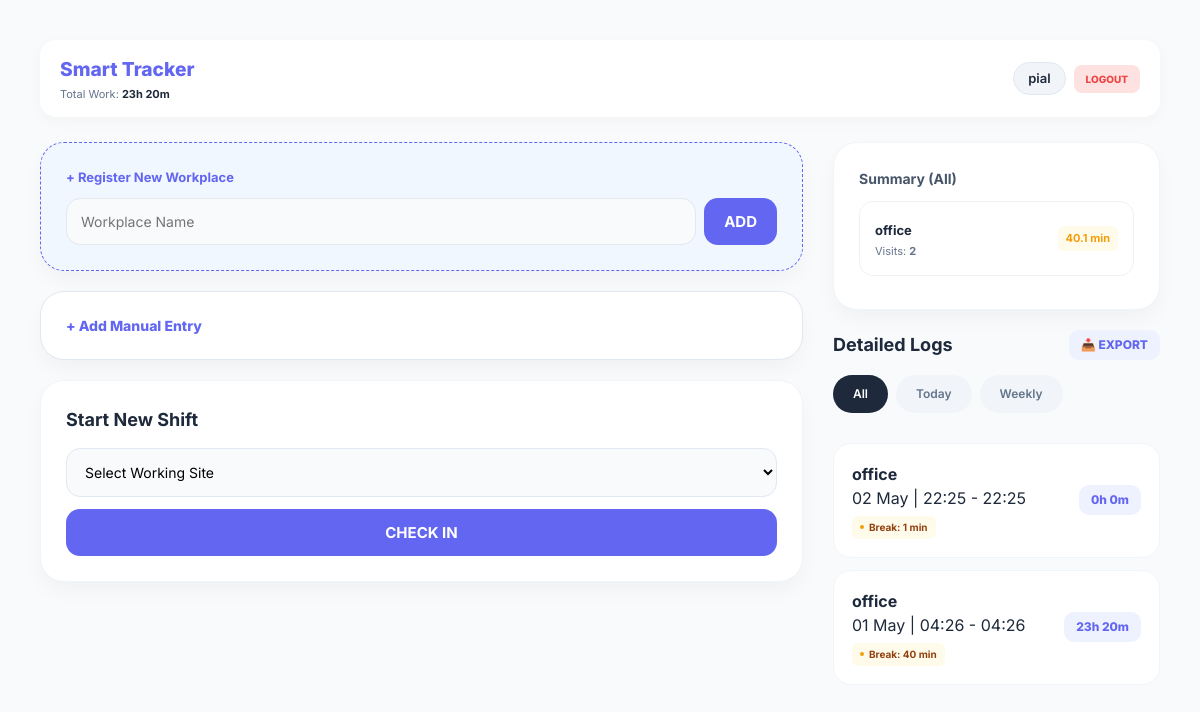
Page / (signed in) on the earlier database version.
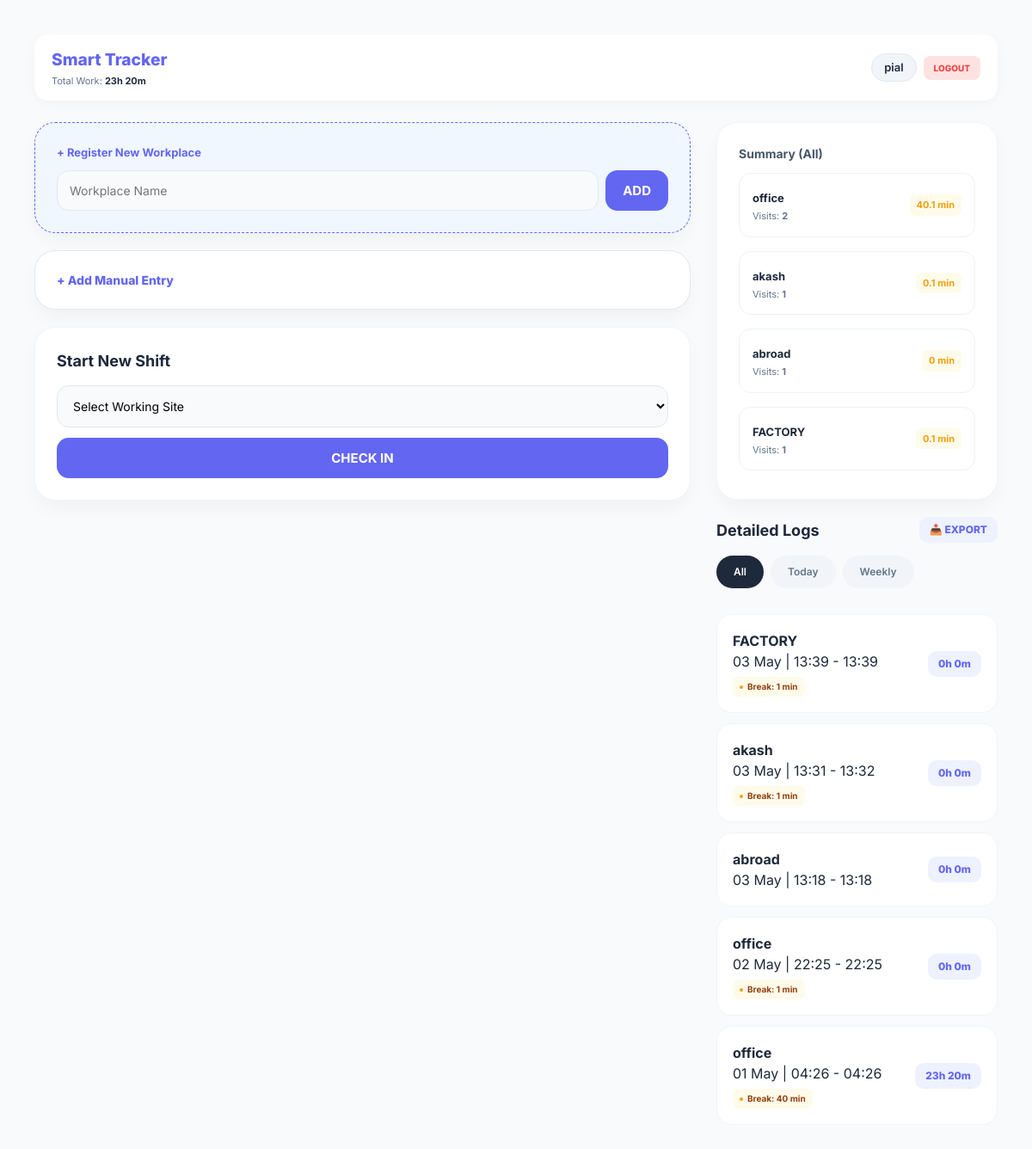
Same page on the later database version.
### tracker/models.py (models this page shows, shortened)
class Attendance(models.Model):
    user = models.ForeignKey(User, on_delete=models.CASCADE)
    site = models.ForeignKey(Site, on_delete=models.CASCADE)
    check_in = models.DateTimeField(default=timezone.now)
    check_out = models.DateTimeField(null=True, blank=True)
    break_start = models.DateTimeField(null=True, blank=True)
    total_break_seconds = models.IntegerField(default=0)
    def get_duration(self):
        if self.check_in and self.check_out:
            total_seconds = int((self.check_out - self.check_in).total_seconds())
            active_seconds = total_seconds - self.total_break_seconds
            if active_seconds < 0:
                active_seconds = 0
            hours = active_seconds // 3600
            minutes = (active_seconds % 3600) // 60
            return f"{hours}h {minutes}m"
        return "N/A"
    def get_break_minutes(self):
        if self.total_break_seconds > 0:
            minutes = self.total_break_seconds // 60
            if minutes == 0 and self.total_break_seconds > 0:
                return "1"
            return f"{minutes}"
        return "0"

class Site(models.Model):
    user = models.ForeignKey(User, on_delete=models.CASCADE)
    name = models.CharField(max_length=200)

### tracker/views.py (the view, shortened to what this page needs)
# urls.py: path('', views.dashboard, name='dashboard'),
@login_required
def dashboard(request):
    active_attendance = Attendance.objects.filter(user=request.user, check_out__isnull=True).first()
    sites = Site.objects.filter(user=request.user)
    filter_type = request.GET.get('range', 'all')
    now = timezone.localtime(timezone.now())
    today_date = now.date()
    query = Q(user=request.user, check_out__isnull=False)
    if filter_type == 'today':
        query &= Q(check_in__date=today_date)
    elif filter_type == 'weekly':
        query &= Q(check_in__date__gte=today_date - timedelta(days=7))
    elif filter_type == 'monthly':
        query &= Q(check_in__date__gte=today_date - timedelta(days=30))
    elif filter_type == 'yearly':
        query &= Q(check_in__date__gte=today_date - timedelta(days=365))
    history = Attendance.objects.filter(query).order_by('-check_in')
    site_segments_raw = Attendance.objects.filter(query).values('site__name').annotate(
        total_count=Count('id'),
        total_break_sec=Sum('total_break_seconds')
    ).order_by('-total_count')
    site_segments = []
    for segment in site_segments_raw:
        break_sec = segment['total_break_sec'] or 0
        segment['total_break_min'] = round(break_sec / 60, 1)
        site_segments.append(segment)
    total_active_seconds = 0
    for item in history:
        if item.check_in and item.check_out:
            duration = (item.check_out - item.check_in).total_seconds()
            net_seconds = duration - item.total_break_seconds
            if net_seconds > 0:
                total_active_seconds += net_seconds
    total_hours = int(total_active_seconds // 3600)
    total_minutes = int((total_active_seconds % 3600) // 60)
    summary_text = f"{total_hours}h {total_minutes}m"
    context = {
        'active_record': active_attendance,
        'sites': sites,
        'history': history,
        'site_segments': site_segments,
        'summary_text': summary_text,
        'current_filter': filter_type,
    }
    return render(request, 'tracker/dashboard.html', context)

### tracker/templates/tracker/dashboard.html (shortened to what the changed rows need)
{% load static %}
{% load tz %}
<!DOCTYPE html>
<html lang="en">
<head>
    <link rel="stylesheet" href="{% static 'tracker/css/style.css' %}">
</head>
<body>
<div class="mobile-container">
    <header class="app-header">
        <div>
            <h2 class="brand-title">Smart Tracker</h2>
        </div>
    </header>
    <div class="dashboard-wrapper">
        <div class="right-panel">
            <div class="main-card summary-card">
                <div style="display: flex; flex-direction: column; gap: 8px;">
                    {% for segment in site_segments %}
                    <div class="segment-item">
                        <div>
                            <strong style="color: #1e293b; font-size: 13px;">{{ segment.site__name }}</strong>
                            <p class="summary-sub">Visits: <b>{{ segment.total_count }}</b></p>
                        </div>
                        <span style="font-size: 11px; font-weight: 700; color: #f59e0b; background: #fffbeb; padding: 4px 8px; border-radius: 6px;">
                            {{ segment.total_break_min|default:0 }} min
                        </span>
                    </div>
                    {% empty %}
                    <p style="font-size: 12px; color: #94a3b8; text-align: center;">No summary available.</p>
                    {% endfor %}
                </div>
            </div>
            <div class="history-section">
                {% timezone "Asia/Dhaka" %}
                    {% for item in history %}
                    <div class="history-card">
                        <div class="history-info">
                            <h4>{{ item.site.name }}</h4>
                            <p>{{ item.check_in|date:"d M" }} | {{ item.check_in|time:"H:i" }} - {{ item.check_out|time:"H:i" }}</p>
                            {% if item.total_break_seconds > 0 %}
                            <div style="display: flex; align-items: center; gap: 5px; margin-top: 6px; background: #fffbeb; padding: 4px 8px; border-radius: 6px; width: fit-content;">
                                <span style="width: 4px; height: 4px; background: #f59e0b; border-radius: 50%;"></span>
                                <span style="font-size: 10px; color: #92400e; font-weight: 700;">Break: {{ item.get_break_minutes }} min</span>
                            </div>
                            {% endif %}
                        </div>
                        <div class="duration-tag">{{ item.get_duration }}</div>
                    </div>
                    {% empty %}
                    <p style="text-align: center; color: #94a3b8; font-size: 13px;">No records found.</p>
                    {% endfor %}
                {% endtimezone %}
            </div>
        </div>
    </div>
</div>
</body>
</html>

Differences in the rows shown:
added Site: site__name "akash", total_count "1", total_break_min "0.1"
added Site: site__name "abroad", total_count "1", total_break_min "0"
now on this page (row unchanged): Site: site__name "FACTORY", total_count "1", total_break_min "0.1"
added Attendance: site.name "FACTORY", check_in "03 May", check_in "13:39", check_out "13:39", get_break_minutes "1", get_duration "0h 0m"
added Attendance: site.name "akash", check_in "03 May", check_in "13:31", check_out "13:32", get_break_minutes "1", get_duration "0h 0m"
added Attendance: site.name "abroad", check_in "03 May", check_in "13:18", check_out "13:18", get_duration "0h 0m"
